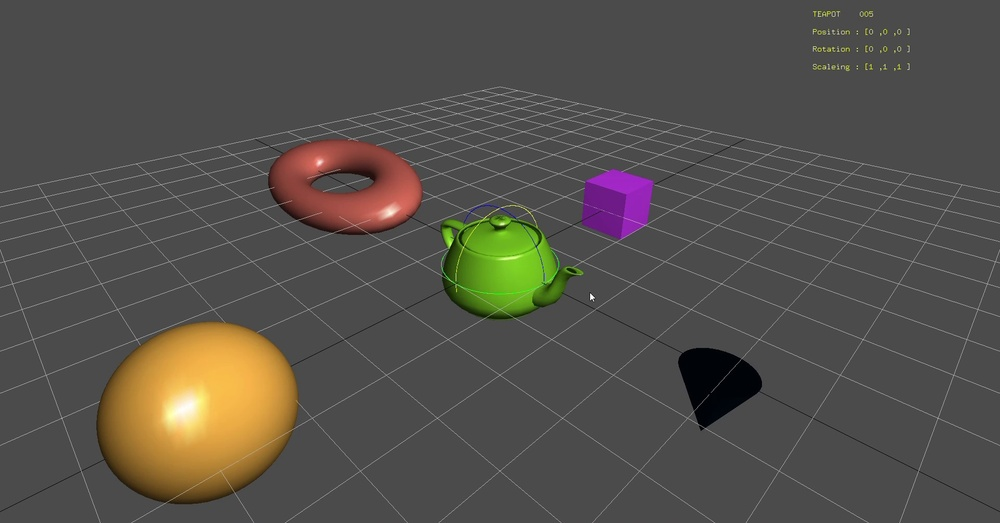
#> input picture src/practices/opencv/image2.jpg, 1000 x 523 px, shrunk from 1920 x 1004 before the run
$ python segmentation.py
#> lines starting #> are read from the running program, lines starting #| are printed output that depends on the picture; after the words box and inside, x2 and y2 are one past the last pixel; in counts of white or black regions, pixels touching at a corner belong together
# Python program to transform an image using
# threshold.
import numpy as np
import cv2
from matplotlib import pyplot as plt

# Image operation using thresholding
img = cv2.imread('image2.jpg')
#> img is the input picture: shape (523, 1000, 3); mean B, G, R 74.6, 80.5, 84

gray = cv2.cvtColor(img, cv2.COLOR_BGR2GRAY)
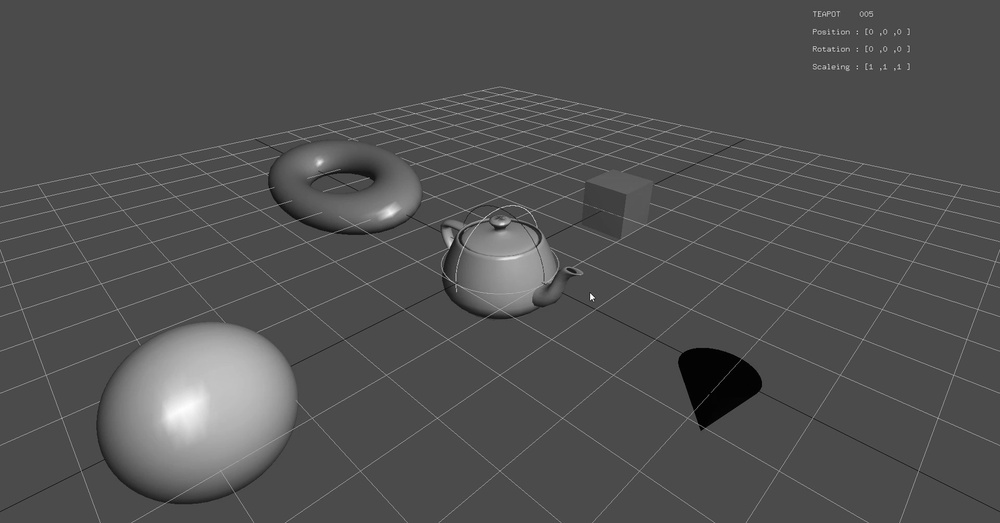
#> gray: shape (523, 1000); min 0, max 255, mean 80.9

if __name__ == '__main__':
    while True:
        ret, thresh = cv2.threshold(gray, 0, 255,
                                    cv2.THRESH_BINARY_INV + cv2.THRESH_OTSU)
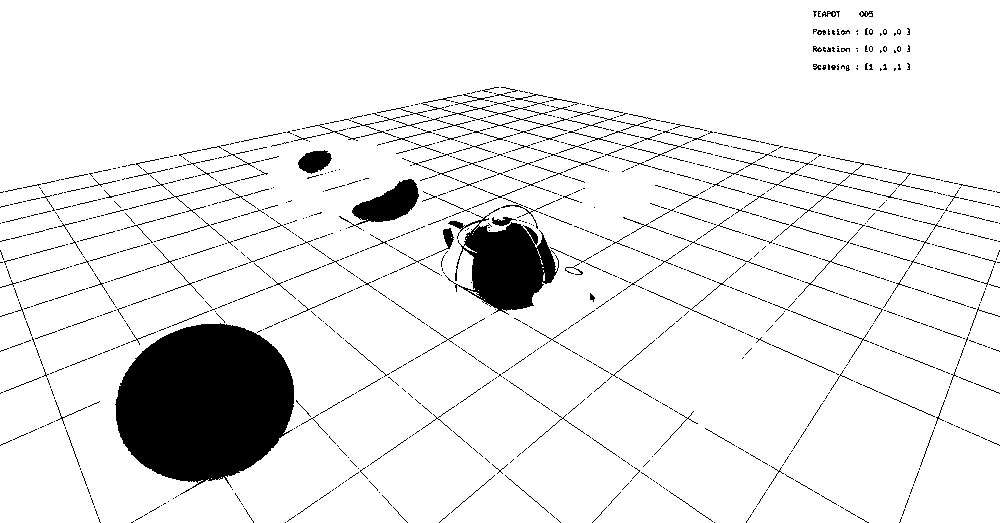
#> thresh: shape (523, 1000); 91.4% white; 1429 black regions (1231 under 20 px), largest, box (x1, y1, x2, y2) and area: (115, 323, 294, 495) 22103, (445, 208, 559, 315) 6074, (339, 179, 419, 230) 1689
#> ret = 110
        kernel = np.ones((3, 3), np.uint8)
        closing = cv2.morphologyEx(thresh, cv2.MORPH_CLOSE,
                                   kernel, iterations=2)
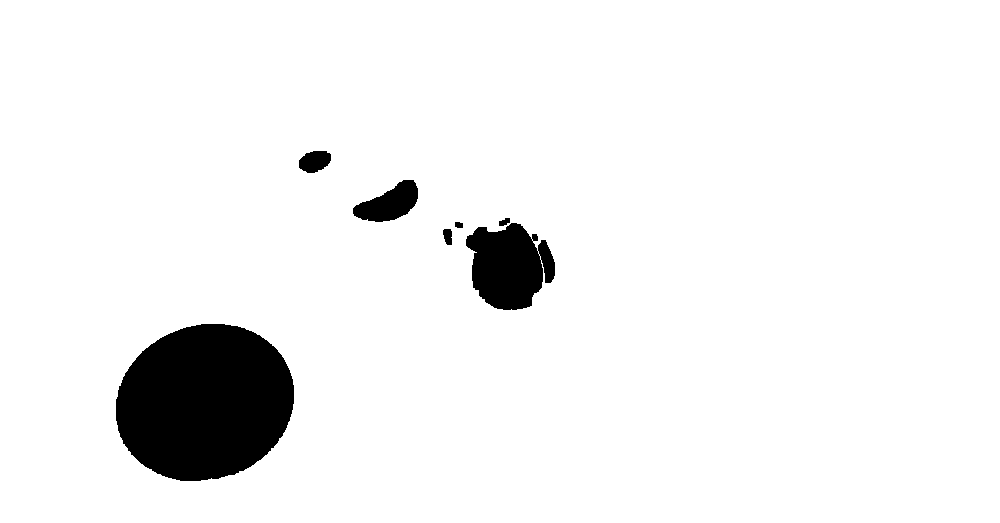
#> closing: shape (523, 1000); 94.3% white; 7 black regions, largest, box (x1, y1, x2, y2) and area: (116, 324, 294, 481) 21996, (466, 223, 555, 310) 5498, (353, 180, 418, 222) 1618

        # Background area using Dilation
        bg = cv2.dilate(closing, kernel, iterations=1)
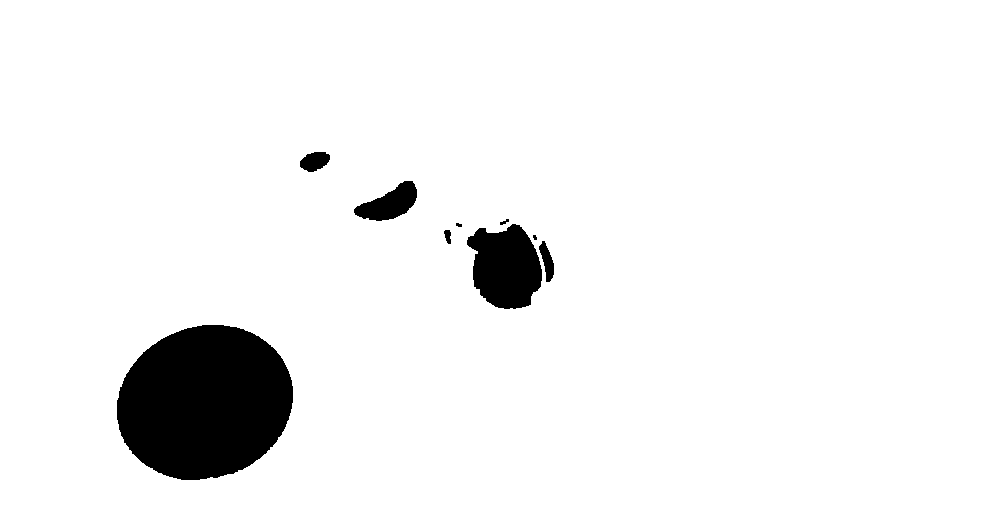
#> bg: shape (523, 1000); 94.6% white; 9 black regions (2 under 20 px), largest, box (x1, y1, x2, y2) and area: (117, 325, 293, 480) 21328, (467, 224, 542, 309) 4672, (354, 181, 417, 221) 1406

        # Finding foreground area
        dist_transform = cv2.distanceTransform(closing, cv2.DIST_L2, 0)
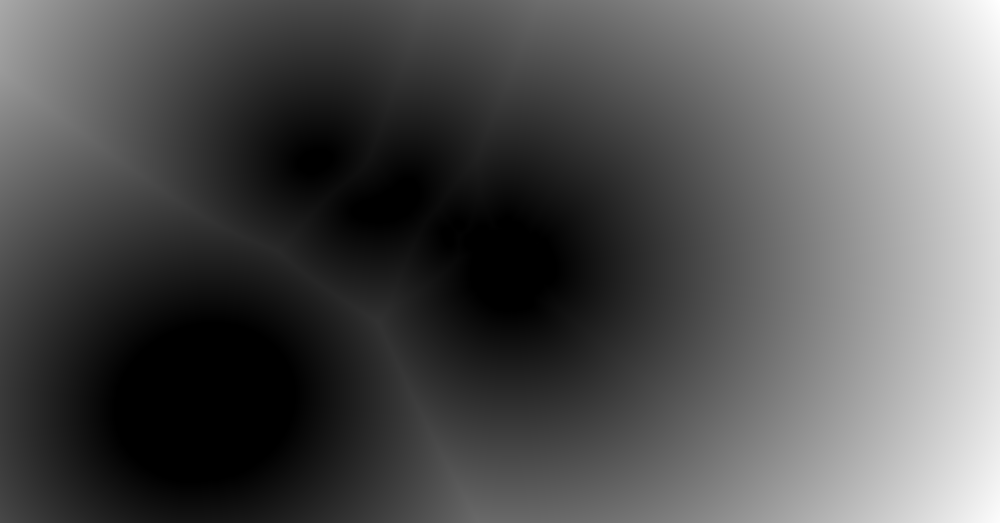
#> dist_transform: shape (523, 1000) float32; min 0, max 513.5, mean 168.6; drawn with min black and max white
        ret, fg = cv2.threshold(dist_transform, 0.02
                                * dist_transform.max(), 255, 0)
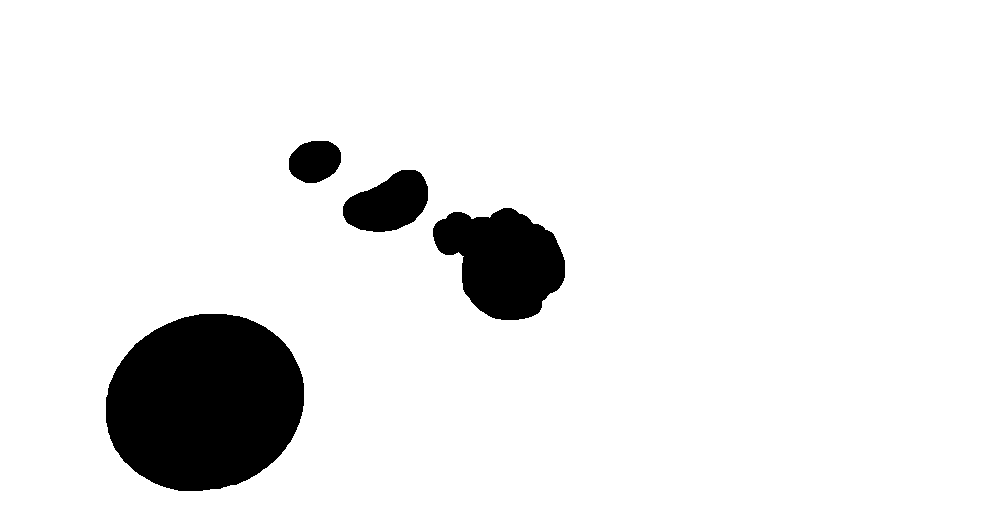
#> fg: shape (523, 1000) float32; 91.8% white; 4 black regions, box (x1, y1, x2, y2) and area: (106, 314, 304, 491) 27653, (433, 208, 565, 320) 10073, (343, 170, 428, 232) 3643, (289, 141, 341, 183) 1728
#> ret = 10.27

        cv2.imshow('image', fg)

        key = cv2.waitKey(1)
#> (key q is pressed here)
        if key in [ord('q'), ord('Q')]:
            break

    cv2.destroyAllWindows()
